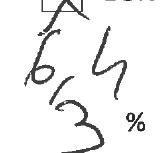
#> input picture test/01_temp_image.jpeg, 167 x 153 px
$ python testcropping.py
#> lines starting #> are read from the running program, lines starting #| are printed output that depends on the picture; after the words box and inside, x2 and y2 are one past the last pixel; in counts of white or black regions, pixels touching at a corner belong together
import cv2
import numpy as np
from sklearn.cluster import KMeans


import cv2
import numpy as np

def detect_border_touching_objects(image):
    # Method 3: Use distance transform to find objects touching the border

    # Convert to grayscale
    gray = cv2.cvtColor(image, cv2.COLOR_BGR2GRAY)
    cv2.imwrite('./test/04_gray.jpeg', gray)

    # Thresholding
    _, thresh = cv2.threshold(gray, 0, 255, cv2.THRESH_BINARY + cv2.THRESH_OTSU)
    cv2.imwrite('./test/05_thresh.jpeg', thresh)

    # Find contours of objects
    contours, _ = cv2.findContours(thresh, cv2.RETR_EXTERNAL, cv2.CHAIN_APPROX_SIMPLE)

    # Create a mask covering objects touching the image boundaries
    mask = np.zeros_like(gray)
    for cnt in contours:
        _, _, w, h = cv2.boundingRect(cnt)
        if w == image.shape[1] or h == image.shape[0]:
            cv2.drawContours(mask, [cnt], -1, 255, cv2.FILLED)
    cv2.imwrite('./test/06_mask.jpeg', mask)

    # Inverse the colors of the mask
    mask_inv = cv2.bitwise_not(mask)
    cv2.imwrite('./test/07_mask_inv.jpeg', mask_inv)

    # Get the black white
    bw = cv2.cvtColor(mask_inv, cv2.COLOR_GRAY2BGR)
    cv2.imwrite('./test/08_bw.jpeg', bw)

    # Get the white opaque
    alpha = mask_inv.copy()
    alpha[alpha > 0] = 255
    alpha = cv2.cvtColor(alpha, cv2.COLOR_GRAY2BGR)
    cv2.imwrite('./test/09_alpha.jpeg', alpha)

    # Add the opaque image to the original image
    img_with_mask = cv2.addWeighted(image, 1, alpha, 1, 0)
    cv2.imwrite('./test/10_img_with_mask.jpeg', img_with_mask)

    # Return the image with mask
    return img_with_mask

def crop_central_line(image_path, output_path):
    # Load the image using OpenCV
#> called with image_path = './test/01_temp_image.jpeg', output_path = './test/13_output.jpeg'
    img = cv2.imread(image_path)
#> img is the input picture: shape (153, 167, 3); min 20, max 255, mean 239.9

    # Convert the image to grayscale
    gray = cv2.cvtColor(img, cv2.COLOR_BGR2GRAY)

    # Apply a binary threshold to create a mask
    _, thresh = cv2.threshold(gray, 0, 255, cv2.THRESH_BINARY_INV + cv2.THRESH_OTSU)
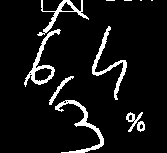
#> thresh: shape (153, 167); 7.9% white; 11 white regions (4 under 20 px)

    # Find contours in the binary image
    contours, _ = cv2.findContours(thresh, cv2.RETR_EXTERNAL, cv2.CHAIN_APPROX_SIMPLE)
#> contours = 11 contours, 4 with area under 20; largest, box (x1, y1, x2, y2) and area: (24, 29, 61, 87) 497, (55, 100, 104, 153) 346, (92, 26, 127, 100) 324, (37, 0, 89, 36) 304, (126, 112, 143, 132) 98, (49, 76, 74, 105) 94, (137, 121, 145, 132) 56

    # Calculate the row sums along the y-axis
    row_sums = np.sum(thresh, axis=1)
#> row_sums = 153 values, max 10455 at index 11, min 1020 at index 20, mean 3346.7

    # Find the spaces between rows by looking for runs of white
    row_spaces = np.where(row_sums > 0)[0]
#> row_spaces = 153 values from 0 to 152

    # Count the number of detected rows by counting the changes in row_spaces
    detected_rows = np.sum(np.diff(row_spaces) > 1) + 1
#> detected_rows = 1


    img_with_rows = img.copy()
    line_y_coordinates = []

    for i in range(len(row_spaces) - 1):
        if row_spaces[i + 1] - row_spaces[i] > 1:
            line_y = row_spaces[i]
            line_y_coordinates.append(line_y)
            cv2.line(img_with_rows, (0, line_y), (img_with_rows.shape[1], line_y), (0, 255, 0), 2)
#> after the loop, line_y_coordinates = []

    last_line_y = row_spaces[-1]
#> last_line_y = 152
    line_y_coordinates.append(last_line_y)
    cv2.line(img_with_rows, (0, last_line_y), (img_with_rows.shape[1], last_line_y), (0, 255, 0), 2)
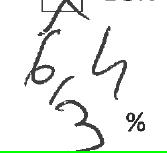
#> img_with_rows: shape (153, 167, 3); 1.31% of pixels changed, all inside (x1, y1, x2, y2) = (0, 151, 167, 153)
    cv2.imwrite('./test/02_debug_image_with_rows.jpeg', img_with_rows)

    # Print the y-coordinates of the lines
    print("Y-coordinates of the lines:", line_y_coordinates)
#| Y-coordinates of the lines: [152]


    if detected_rows == 1:
        cropped_img = img.copy()
    elif detected_rows == 2:
        first_line_y = line_y_coordinates[0]
        print(f"y = {first_line_y}")
        # y = 58
        cropped_img = img[:first_line_y, :]
    elif detected_rows == 3:
        first_line_y = line_y_coordinates[0]
        second_line_y = line_y_coordinates[1]
        third_line_y = line_y_coordinates[2]
        cropped_img = img[second_line_y, third_line_y]
    else:
        print(f"Error: Unexpected number of detected rows ({detected_rows}).")
        return None

    if cropped_img is None or cropped_img.size == 0:
        print("Error: Cropped image is empty or not found.")
        return None

    cv2.imwrite('./test/03_cropped_img_debug.jpeg', cropped_img)

    img_with_mask = detect_border_touching_objects(cropped_img)
#> in detect_border_touching_objects, `_, thresh = cv2.threshold(gray, 0, 255, cv2.THRESH_BINARY + cv2.THRESH..`: thresh: shape (153, 167); 92.1% white; 11 black regions (4 under 20 px)
#> in detect_border_touching_objects, `contours, _ = cv2.findContours(thresh, cv2.RETR_EXTERNAL, cv2.CHAIN_AP..`: contours = 5 contours, 1 with area under 20; largest, box (x1, y1, x2, y2) and area: (0, 0, 167, 153) 23966, (43, 0, 63, 11) 150, (70, 0, 81, 11) 56, (61, 2, 74, 11) 49
#> the loop in detect_border_touching_objects, `for cnt in contours:` made 5 passes
#> (w, h) on passes 2 to 5: (13, 9), (11, 11), (20, 11), (167, 153)
#> (cnt, w, h) on pass 1: ([[67, 101]], 1, 1)
#> after the loop in detect_border_touching_objects, `for cnt in contours:`:
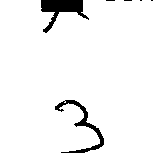
#> mask: shape (153, 167); 95.6% white; 6 black regions (4 under 20 px), largest, box (x1, y1, x2, y2) and area: (41, 0, 89, 33) 637, (55, 100, 104, 153) 466
#> in detect_border_touching_objects, `img_with_mask = cv2.addWeighted(image, 1, alpha, 1, 0)`:
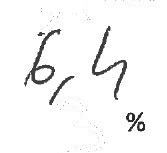
#> img_with_mask: shape (153, 167, 3); min 20, max 255, mean 245.7

    # Convert the image to grayscale
    gray2 = cv2.cvtColor(img_with_mask, cv2.COLOR_BGR2GRAY)

    # Apply a binary threshold to create a mask
    _, thresh2 = cv2.threshold(gray2, 0, 255, cv2.THRESH_BINARY_INV + cv2.THRESH_OTSU)
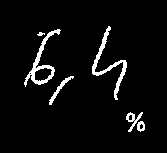
#> thresh2: shape (153, 167); 4.7% white; 6 white regions

    # Find contours in the binary image
    contours2, _ = cv2.findContours(thresh2, cv2.RETR_EXTERNAL, cv2.CHAIN_APPROX_SIMPLE)
#> contours2 = 6 contours, 1 with area under 20; largest, box (x1, y1, x2, y2) and area: (24, 29, 61, 87) 497, (92, 26, 127, 100) 324, (126, 112, 143, 132) 98, (49, 76, 74, 105) 94, (137, 121, 145, 132) 56

    # Calculate the bounding boxes of the contours
    bounding_boxes = [cv2.boundingRect(cnt) for cnt in contours2]
#> bounding_boxes = [(137, 121, 8, 11), (126, 112, 17, 20), (49, 76, 25, 29), (37, 32, 8, 4), (24, 29, 37, 58), (92, 26, 35, 74)]

    # Set the minimum width and height threshold for the bounding boxes
    min_width = 20
    min_height = 20

    # Filter the bounding boxes based on the threshold
    filtered_bboxes = [bbox for bbox in bounding_boxes if bbox[2] > min_width and bbox[3] > min_height]
#> filtered_bboxes = [(49, 76, 25, 29), (24, 29, 37, 58), (92, 26, 35, 74)]


    # Calculate the y-coordinate of the center of each bounding box
    centers_y = [y + h//2 for _, y, _, h in filtered_bboxes]
#> centers_y = [90, 58, 63]

    # Apply k-means clustering to group the elements based on their y-coordinate centers
    kmeans = KMeans(n_clusters=detected_rows, n_init=10, random_state=0).fit(np.array(centers_y).reshape(-1, 1))

    # Find the cluster labels and sort them based on the cluster centers
    sorted_labels = sorted(range(detected_rows), key=lambda i: kmeans.cluster_centers_[i])
#> sorted_labels = [0]

    # Determine the median label
    if detected_rows == 1:
        median_label = sorted_labels[0]
#> median_label = 0
    elif detected_rows == 2:
        median_label = sorted_labels[1]
    elif detected_rows == 3:
        median_label = sorted_labels[1]
    else:
        print("Error: Unexpected number of detected rows.")
        return None

    # Get the bounding boxes belonging to the target line
    central_line_bboxes = [bbox for bbox, label in zip(filtered_bboxes, kmeans.labels_) if label == median_label]
#> central_line_bboxes has the same summary as filtered_bboxes


    # Save an image with bounding boxes drawn for debugging
    img_with_bboxes = img_with_mask.copy()
    for x, y, w, h in central_line_bboxes:
        cv2.rectangle(img_with_bboxes, (x, y), (x + w, y + h), (0, 255, 0), 2)
#> this loop made 3 passes
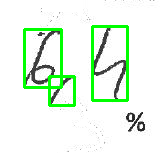
#> img_with_bboxes: shape (153, 167, 3); 5.94% of pixels changed, all inside (x1, y1, x2, y2) = (23, 25, 129, 107)
    cv2.imwrite('./test/11_debug_image_with_bboxes.jpeg', img_with_bboxes)

    # Find the minimum and maximum x-coordinates and y-coordinates of the elements in the central line
    min_x = min([x for x, _, _, _ in central_line_bboxes])
#> min_x = 24
    max_x = max([x + w for x, _, w, _ in central_line_bboxes])
#> max_x = 127
    min_y = min([y for _, y, _, _ in central_line_bboxes])
#> min_y = 26
    max_y = max([y + h for _, y, _, h in central_line_bboxes])
#> max_y = 105

    # Extract the corresponding region with optional padding
    padding = 10
    min_y_padded = max(min_y - padding, 0)
#> min_y_padded = 16
    max_y_padded = min(max_y + padding, img_with_mask.shape[0])
#> max_y_padded = 115
    min_x_padded = max(min_x - padding, 0)
#> min_x_padded = 14
    max_x_padded = min(max_x + padding, img_with_mask.shape[1])
#> max_x_padded = 137

    # Extract the corresponding region with optional padding
    cropped_img_with_mask = img_with_mask[min_y_padded:max_y_padded, min_x_padded:max_x_padded]
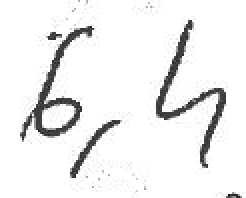
#> cropped_img_with_mask: shape (99, 123, 3) (shown 2 times larger); min 26, max 255, mean 238.5

    if cropped_img_with_mask is None or cropped_img_with_mask.size == 0:
        print("Error: Cropped image is empty or not found.")
        return None
    cv2.imwrite('./test/12_cropped_img_debug.jpeg', cropped_img_with_mask)

    # Save the cropped image
    cv2.imwrite(output_path, cropped_img_with_mask)

    return cropped_img_with_mask, detected_rows


# Set the input and output paths
image_path = './test/01_temp_image.jpeg'
output_path = './test/13_output.jpeg'


# Crop the entire central line of the image
img_with_mask, num_rows = crop_central_line(image_path, output_path)
#> num_rows = 1
print("Number of detected rows:", num_rows)
#| Number of detected rows: 1

$ run again, with test/image.jpeg copied over test/01_temp_image.jpeg
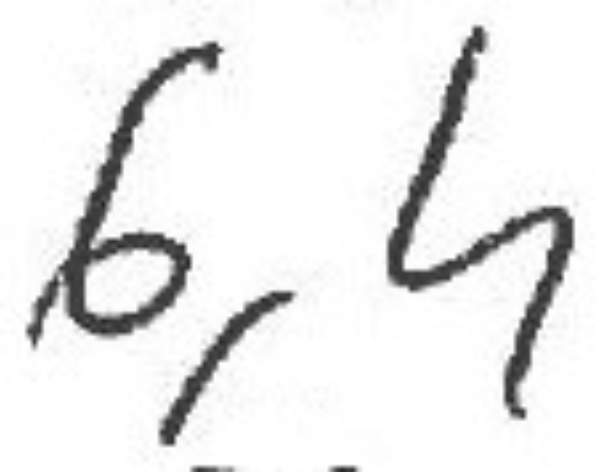
#> input picture test/image.jpeg, 600 x 472 px
#> in crop_central_line, img is the input picture: shape (472, 600, 3); min 32, max 255, mean 235.1
#> in crop_central_line, `contours, _ = cv2.findContours(thresh, cv2.RETR_EXTERNAL, cv2.CHAIN_AP..`: contours = 5 contours; box (x1, y1, x2, y2) and area: (26, 42, 224, 348) 15959, (387, 26, 574, 419) 11756, (159, 291, 295, 446) 3472, (192, 466, 233, 472) 142, (331, 466, 357, 472) 114
#> row_sums = 472 values, max 48450 at index 249, min 0 at index 0, mean 15378.9
#> row_spaces = 426 values from 26 to 471
#> detected_rows = 2
#> the loop in crop_central_line, `for i in range(len(row_spaces) - 1):` made 425 passes
#> line_y on pass 420: 445
#> after the loop in crop_central_line, `for i in range(len(row_spaces) - 1):`: line_y_coordinates = [445]
#> last_line_y = 471
#| Y-coordinates of the lines: [445, 471]
#> first_line_y = 445
#| y = 445
#> in detect_border_touching_objects, `contours, _ = cv2.findContours(thresh, cv2.RETR_EXTERNAL, cv2.CHAIN_AP..`: contours = 1 contour; box (x1, y1, x2, y2) and area: (0, 0, 600, 445) 262118
#> the loop in detect_border_touching_objects, `for cnt in contours:` made 1 pass
#> (w, h) on pass 1: (600, 445)
#> mask_inv: shape (445, 600); 1.4% white; 1 white region, box (x1, y1, x2, y2) and area: (159, 291, 295, 445) 3651
#> thresh2: shape (445, 600); 9.1% white; 2 white regions
#> contours2 = 2 contours; box (x1, y1, x2, y2) and area: (26, 42, 224, 348) 15911, (387, 26, 574, 419) 11701
#> bounding_boxes = [(26, 42, 198, 306), (387, 26, 187, 393)]
#> centers_y = [195, 222]
#> sorted_labels = [1, 0]
#> median_label = 0
#> central_line_bboxes = [(387, 26, 187, 393)]
#> the loop in crop_central_line, `for x, y, w, h in central_line_bboxes:` made 1 pass
#> after the loop in crop_central_line, `for x, y, w, h in central_line_bboxes:`:
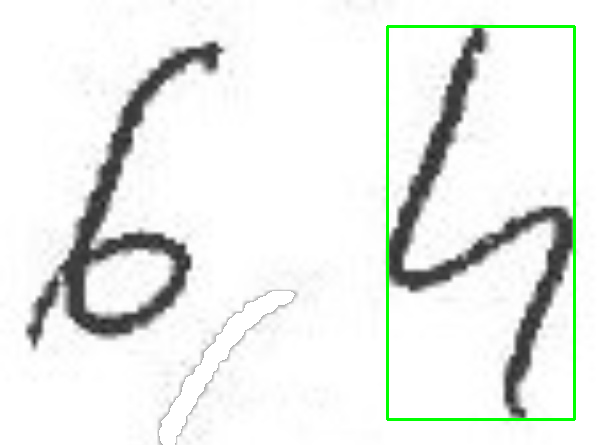
#> img_with_bboxes: shape (445, 600, 3); mean B, G, R 233.2, 236.6, 233.2
#> min_x = 387
#> max_x = 574
#> min_y = 26
#> max_y = 419
#> min_y_padded = 16
#> max_y_padded = 429
#> min_x_padded = 377
#> max_x_padded = 584
#> in crop_central_line, `cropped_img_with_mask = img_with_mask[min_y_padded:max_y_padded, min_x..`:
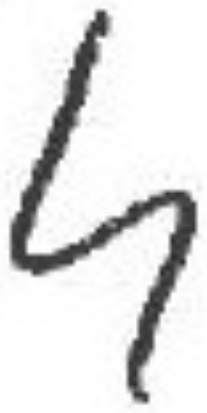
#> cropped_img_with_mask: shape (413, 207, 3); min 37, max 255, mean 226.8
#> num_rows = 2
#| Number of detected rows: 2
